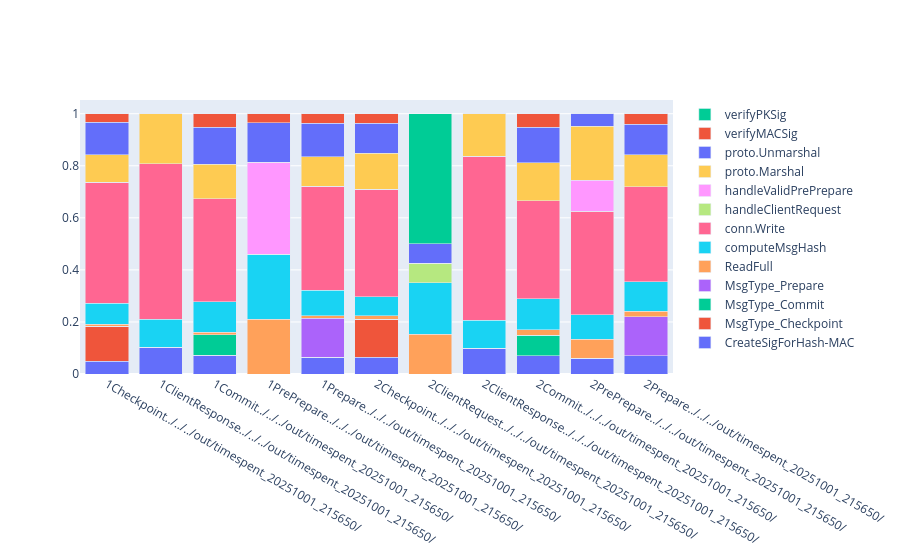
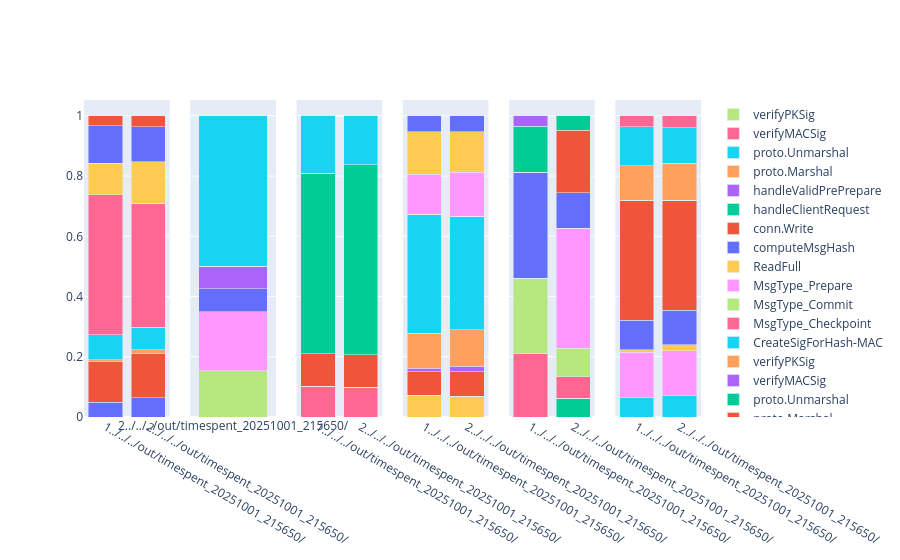

Notebook source saved alongside these figures, in order:
### Code cell
# types = ["Checkpoint",	"ClientResponse"		,"Commit"	,"PrePrepare"	,"Prepare"]

average_by_folder_and_role = df_with_timespent.groupby(["folder","Role","Stage"]).mean(numeric_only=True).reset_index()
total_bytes_sent = average_by_folder_and_role[["folder","Role","Stage"]+types].groupby(["folder","Role","Stage"]).sum().sum(axis=1).reset_index().set_index(["folder","Role","Stage"])
total_bytes_sent[0].index.set_names(['folder', 'Role',"Stage"], inplace=True)

normalized_bytes_per_folder = (
    average_by_folder_and_role.set_index(["folder", "Role","Stage"])[types]
    .div(total_bytes_sent[0], axis=0)
    .reset_index()
)
normalized_bytes_per_folder["Role"]=average_by_folder_and_role["Role"]
fig = go.Figure()

for typ in types:
    fig.add_trace(go.Bar(x=normalized_bytes_per_folder.Role.apply(str)+average_by_folder_and_role.Stage.apply(str)+normalized_bytes_per_folder.folder.apply(str),y=normalized_bytes_per_folder[typ],name=typ))
fig.update_layout(barmode='stack')
fig.show()

from plotly.subplots import make_subplots

fig = make_subplots(rows=1, cols=6, shared_yaxes=True)

j = 1
for i,d in normalized_bytes_per_folder.groupby(["Stage"]):
    for typ in types:
        fig.add_trace(go.Bar(x=d.Role.apply(str)+d.folder.apply(str),y=d[typ],name=typ),1,j)
    j+=1 

fig.update_layout(barmode='stack')
fig.show()

### Figure 1 — Plotly figure (JSON) as saved in the notebook; plotly's stock layout.template omitted (floating-point values rounded to 4 significant figures)
{"data": [{"name": "CreateSigForHash-MAC", "type": "bar", "x": ["1Checkpoint../../../out/timespent_20251001_215650/", "1ClientResponse../../../out/timespent_20251001_215650/", "1Commit../../../out/timespent_20251001_215650/", "1PrePrepare../../../out/timespent_20251001_215650/", "1Prepare../../../out/timespent_20251001_215650/", "2Checkpoint../../../out/timespent_20251001_215650/", "2ClientRequest../../../out/timespent_20251001_215650/", "2ClientResponse../../../out/timespent_20251001_215650/", "2Commit../../../out/timespent_20251001_215650/", "2PrePrepare../../../out/timespent_20251001_215650/", "2Prepare../../../out/timespent_20251001_215650/"], "y": [0.04915, 0.1023, 0.07168, 0.0, 0.06355, 0.06361, 0.0, 0.09906, 0.06974, 0.06148, 0.07036]}, {"name": "MsgType_Checkpoint", "type": "bar", "x": ["1Checkpoint../../../out/timespent_20251001_215650/", "1ClientResponse../../../out/timespent_20251001_215650/", "1Commit../../../out/timespent_20251001_215650/", "1PrePrepare../../../out/timespent_20251001_215650/", "1Prepare../../../out/timespent_20251001_215650/", "2Checkpoint../../../out/timespent_20251001_215650/", "2ClientRequest../../../out/timespent_20251001_215650/", "2ClientResponse../../../out/timespent_20251001_215650/", "2Commit../../../out/timespent_20251001_215650/", "2PrePrepare../../../out/timespent_20251001_215650/", "2Prepare../../../out/timespent_20251001_215650/"], "y": [0.134, 0.0, 0.0, 0.0, 0.0, 0.1468, 0.0, 0.0, 0.0, 0.0, 0.0]}, {"name": "MsgType_Commit", "type": "bar", "x": ["1Checkpoint../../../out/timespent_20251001_215650/", "1ClientResponse../../../out/timespent_20251001_215650/", "1Commit../../../out/timespent_20251001_215650/", "1PrePrepare../../../out/timespent_20251001_215650/", "1Prepare../../../out/timespent_20251001_215650/", "2Checkpoint../../../out/timespent_20251001_215650/", "2ClientRequest../../../out/timespent_20251001_215650/", "2ClientResponse../../../out/timespent_20251001_215650/", "2Commit../../../out/timespent_20251001_215650/", "2PrePrepare../../../out/timespent_20251001_215650/", "2Prepare../../../out/timespent_20251001_215650/"], "y": [0.0, 0.0, 0.07817, 0.0, 0.0, 0.0, 0.0, 0.0, 0.08007, 0.0, 0.0]}, {"name": "MsgType_Prepare", "type": "bar", "x": ["1Checkpoint../../../out/timespent_20251001_215650/", "1ClientResponse../../../out/timespent_20251001_215650/", "1Commit../../../out/timespent_20251001_215650/", "1PrePrepare../../../out/timespent_20251001_215650/", "1Prepare../../../out/timespent_20251001_215650/", "2Checkpoint../../../out/timespent_20251001_215650/", "2ClientRequest../../../out/timespent_20251001_215650/", "2ClientResponse../../../out/timespent_20251001_215650/", "2Commit../../../out/timespent_20251001_215650/", "2PrePrepare../../../out/timespent_20251001_215650/", "2Prepare../../../out/timespent_20251001_215650/"], "y": [0.0, 0.0, 0.0, 0.0, 0.1507, 0.0, 0.0, 0.0, 0.0, 0.0, 0.1492]}, {"name": "ReadFull", "type": "bar", "x": ["1Checkpoint../../../out/timespent_20251001_215650/", "1ClientResponse../../../out/timespent_20251001_215650/", "1Commit../../../out/timespent_20251001_215650/", "1PrePrepare../../../out/timespent_20251001_215650/", "1Prepare../../../out/timespent_20251001_215650/", "2Checkpoint../../../out/timespent_20251001_215650/", "2ClientRequest../../../out/timespent_20251001_215650/", "2ClientResponse../../../out/timespent_20251001_215650/", "2Commit../../../out/timespent_20251001_215650/", "2PrePrepare../../../out/timespent_20251001_215650/", "2Prepare../../../out/timespent_20251001_215650/"], "y": [0.007137, 0.0, 0.01135, 0.2107, 0.009718, 0.01332, 0.1531, 0.0, 0.01939, 0.07154, 0.02121]}, {"name": "computeMsgHash", "type": "bar", "x": ["1Checkpoint../../../out/timespent_20251001_215650/", "1ClientResponse../../../out/timespent_20251001_215650/", "1Commit../../../out/timespent_20251001_215650/", "1PrePrepare../../../out/timespent_20251001_215650/", "1Prepare../../../out/timespent_20251001_215650/", "2Checkpoint../../../out/timespent_20251001_215650/", "2ClientRequest../../../out/timespent_20251001_215650/", "2ClientResponse../../../out/timespent_20251001_215650/", "2Commit../../../out/timespent_20251001_215650/", "2PrePrepare../../../out/timespent_20251001_215650/", "2Prepare../../../out/timespent_20251001_215650/"], "y": [0.08203, 0.108, 0.1162, 0.2499, 0.09771, 0.07354, 0.1966, 0.1084, 0.1204, 0.09533, 0.1133]}, {"name": "conn.Write", "type": "bar", "x": ["1Checkpoint../../../out/timespent_20251001_215650/", "1ClientResponse../../../out/timespent_20251001_215650/", "1Commit../../../out/timespent_20251001_215650/", "1PrePrepare../../../out/timespent_20251001_215650/", "1Prepare../../../out/timespent_20251001_215650/", "2Checkpoint../../../out/timespent_20251001_215650/", "2ClientRequest../../../out/timespent_20251001_215650/", "2ClientResponse../../../out/timespent_20251001_215650/", "2Commit../../../out/timespent_20251001_215650/", "2PrePrepare../../../out/timespent_20251001_215650/", "2Prepare../../../out/timespent_20251001_215650/"], "y": [0.465, 0.5983, 0.396, 0.0, 0.3988, 0.4127, 0.0, 0.63, 0.3767, 0.3979, 0.3661]}, {"name": "handleClientRequest", "type": "bar", "x": ["1Checkpoint../../../out/timespent_20251001_215650/", "1ClientResponse../../../out/timespent_20251001_215650/", "1Commit../../../out/timespent_20251001_215650/", "1PrePrepare../../../out/timespent_20251001_215650/", "1Prepare../../../out/timespent_20251001_215650/", "2Checkpoint../../../out/timespent_20251001_215650/", "2ClientRequest../../../out/timespent_20251001_215650/", "2ClientResponse../../../out/timespent_20251001_215650/", "2Commit../../../out/timespent_20251001_215650/", "2PrePrepare../../../out/timespent_20251001_215650/", "2Prepare../../../out/timespent_20251001_215650/"], "y": [0.0, 0.0, 0.0, 0.0, 0.0, 0.0, 0.07635, 0.0, 0.0, 0.0, 0.0]}, {"name": "handleValidPrePrepare", "type": "bar", "x": ["1Checkpoint../../../out/timespent_20251001_215650/", "1ClientResponse../../../out/timespent_20251001_215650/", "1Commit../../../out/timespent_20251001_215650/", "1PrePrepare../../../out/timespent_20251001_215650/", "1Prepare../../../out/timespent_20251001_215650/", "2Checkpoint../../../out/timespent_20251001_215650/", "2ClientRequest../../../out/timespent_20251001_215650/", "2ClientResponse../../../out/timespent_20251001_215650/", "2Commit../../../out/timespent_20251001_215650/", "2PrePrepare../../../out/timespent_20251001_215650/", "2Prepare../../../out/timespent_20251001_215650/"], "y": [0.0, 0.0, 0.0, 0.3526, 0.0, 0.0, 0.0, 0.0, 0.0, 0.1181, 0.0]}, {"name": "proto.Marshal", "type": "bar", "x": ["1Checkpoint../../../out/timespent_20251001_215650/", "1ClientResponse../../../out/timespent_20251001_215650/", "1Commit../../../out/timespent_20251001_215650/", "1PrePrepare../../../out/timespent_20251001_215650/", "1Prepare../../../out/timespent_20251001_215650/", "2Checkpoint../../../out/timespent_20251001_215650/", "2ClientRequest../../../out/timespent_20251001_215650/", "2ClientResponse../../../out/timespent_20251001_215650/", "2Commit../../../out/timespent_20251001_215650/", "2PrePrepare../../../out/timespent_20251001_215650/", "2Prepare../../../out/timespent_20251001_215650/"], "y": [0.1054, 0.1914, 0.1328, 0.0, 0.1135, 0.1374, 0.0, 0.1626, 0.1456, 0.208, 0.1228]}, {"name": "proto.Unmarshal", "type": "bar", "x": ["1Checkpoint../../../out/timespent_20251001_215650/", "1ClientResponse../../../out/timespent_20251001_215650/", "1Commit../../../out/timespent_20251001_215650/", "1PrePrepare../../../out/timespent_20251001_215650/", "1Prepare../../../out/timespent_20251001_215650/", "2Checkpoint../../../out/timespent_20251001_215650/", "2ClientRequest../../../out/timespent_20251001_215650/", "2ClientResponse../../../out/timespent_20251001_215650/", "2Commit../../../out/timespent_20251001_215650/", "2PrePrepare../../../out/timespent_20251001_215650/", "2Prepare../../../out/timespent_20251001_215650/"], "y": [0.1245, 0.0, 0.141, 0.1527, 0.1291, 0.1164, 0.07448, 0.0, 0.1355, 0.04773, 0.1173]}, {"name": "verifyMACSig", "type": "bar", "x": ["1Checkpoint../../../out/timespent_20251001_215650/", "1ClientResponse../../../out/timespent_20251001_215650/", "1Commit../../../out/timespent_20251001_215650/", "1PrePrepare../../../out/timespent_20251001_215650/", "1Prepare../../../out/timespent_20251001_215650/", "2Checkpoint../../../out/timespent_20251001_215650/", "2ClientRequest../../../out/timespent_20251001_215650/", "2ClientResponse../../../out/timespent_20251001_215650/", "2Commit../../../out/timespent_20251001_215650/", "2PrePrepare../../../out/timespent_20251001_215650/", "2Prepare../../../out/timespent_20251001_215650/"], "y": [0.03274, 0.0, 0.05272, 0.03411, 0.03699, 0.03616, 0.0, 0.0, 0.0525, 0.0, 0.03976]}, {"name": "verifyPKSig", "type": "bar", "x": ["1Checkpoint../../../out/timespent_20251001_215650/", "1ClientResponse../../../out/timespent_20251001_215650/", "1Commit../../../out/timespent_20251001_215650/", "1PrePrepare../../../out/timespent_20251001_215650/", "1Prepare../../../out/timespent_20251001_215650/", "2Checkpoint../../../out/timespent_20251001_215650/", "2ClientRequest../../../out/timespent_20251001_215650/", "2ClientResponse../../../out/timespent_20251001_215650/", "2Commit../../../out/timespent_20251001_215650/", "2PrePrepare../../../out/timespent_20251001_215650/", "2Prepare../../../out/timespent_20251001_215650/"], "y": [0.0, 0.0, 0.0, 0.0, 0.0, 0.0, 0.4995, 0.0, 0.0, 0.0, 0.0]}], "layout": {"barmode": "stack"}}

### Figure 2 — Plotly figure (JSON) as saved in the notebook; plotly's stock layout.template omitted (floating-point values rounded to 4 significant figures)
{"data": [{"name": "CreateSigForHash-MAC", "type": "bar", "x": ["1../../../out/timespent_20251001_215650/", "2../../../out/timespent_20251001_215650/"], "xaxis": "x", "y": [0.04915, 0.06361], "yaxis": "y"}, {"name": "MsgType_Checkpoint", "type": "bar", "x": ["1../../../out/timespent_20251001_215650/", "2../../../out/timespent_20251001_215650/"], "xaxis": "x", "y": [0.134, 0.1468], "yaxis": "y"}, {"name": "MsgType_Commit", "type": "bar", "x": ["1../../../out/timespent_20251001_215650/", "2../../../out/timespent_20251001_215650/"], "xaxis": "x", "y": [0.0, 0.0], "yaxis": "y"}, {"name": "MsgType_Prepare", "type": "bar", "x": ["1../../../out/timespent_20251001_215650/", "2../../../out/timespent_20251001_215650/"], "xaxis": "x", "y": [0.0, 0.0], "yaxis": "y"}, {"name": "ReadFull", "type": "bar", "x": ["1../../../out/timespent_20251001_215650/", "2../../../out/timespent_20251001_215650/"], "xaxis": "x", "y": [0.007137, 0.01332], "yaxis": "y"}, {"name": "computeMsgHash", "type": "bar", "x": ["1../../../out/timespent_20251001_215650/", "2../../../out/timespent_20251001_215650/"], "xaxis": "x", "y": [0.08203, 0.07354], "yaxis": "y"}, {"name": "conn.Write", "type": "bar", "x": ["1../../../out/timespent_20251001_215650/", "2../../../out/timespent_20251001_215650/"], "xaxis": "x", "y": [0.465, 0.4127], "yaxis": "y"}, {"name": "handleClientRequest", "type": "bar", "x": ["1../../../out/timespent_20251001_215650/", "2../../../out/timespent_20251001_215650/"], "xaxis": "x", "y": [0.0, 0.0], "yaxis": "y"}, {"name": "handleValidPrePrepare", "type": "bar", "x": ["1../../../out/timespent_20251001_215650/", "2../../../out/timespent_20251001_215650/"], "xaxis": "x", "y": [0.0, 0.0], "yaxis": "y"}, {"name": "proto.Marshal", "type": "bar", "x": ["1../../../out/timespent_20251001_215650/", "2../../../out/timespent_20251001_215650/"], "xaxis": "x", "y": [0.1054, 0.1374], "yaxis": "y"}, {"name": "proto.Unmarshal", "type": "bar", "x": ["1../../../out/timespent_20251001_215650/", "2../../../out/timespent_20251001_215650/"], "xaxis": "x", "y": [0.1245, 0.1164], "yaxis": "y"}, {"name": "verifyMACSig", "type": "bar", "x": ["1../../../out/timespent_20251001_215650/", "2../../../out/timespent_20251001_215650/"], "xaxis": "x", "y": [0.03274, 0.03616], "yaxis": "y"}, {"name": "verifyPKSig", "type": "bar", "x": ["1../../../out/timespent_20251001_215650/", "2../../../out/timespent_20251001_215650/"], "xaxis": "x", "y": [0.0, 0.0], "yaxis": "y"}, {"name": "CreateSigForHash-MAC", "type": "bar", "x": ["2../../../out/timespent_20251001_215650/"], "xaxis": "x2", "y": [0.0], "yaxis": "y2"}, {"name": "MsgType_Checkpoint", "type": "bar", "x": ["2../../../out/timespent_20251001_215650/"], "xaxis": "x2", "y": [0.0], "yaxis": "y2"}, {"name": "MsgType_Commit", "type": "bar", "x": ["2../../../out/timespent_20251001_215650/"], "xaxis": "x2", "y": [0.0], "yaxis": "y2"}, {"name": "MsgType_Prepare", "type": "bar", "x": ["2../../../out/timespent_20251001_215650/"], "xaxis": "x2", "y": [0.0], "yaxis": "y2"}, {"name": "ReadFull", "type": "bar", "x": ["2../../../out/timespent_20251001_215650/"], "xaxis": "x2", "y": [0.1531], "yaxis": "y2"}, {"name": "computeMsgHash", "type": "bar", "x": ["2../../../out/timespent_20251001_215650/"], "xaxis": "x2", "y": [0.1966], "yaxis": "y2"}, {"name": "conn.Write", "type": "bar", "x": ["2../../../out/timespent_20251001_215650/"], "xaxis": "x2", "y": [0.0], "yaxis": "y2"}, {"name": "handleClientRequest", "type": "bar", "x": ["2../../../out/timespent_20251001_215650/"], "xaxis": "x2", "y": [0.07635], "yaxis": "y2"}, {"name": "handleValidPrePrepare", "type": "bar", "x": ["2../../../out/timespent_20251001_215650/"], "xaxis": "x2", "y": [0.0], "yaxis": "y2"}, {"name": "proto.Marshal", "type": "bar", "x": ["2../../../out/timespent_20251001_215650/"], "xaxis": "x2", "y": [0.0], "yaxis": "y2"}, {"name": "proto.Unmarshal", "type": "bar", "x": ["2../../../out/timespent_20251001_215650/"], "xaxis": "x2", "y": [0.07448], "yaxis": "y2"}, {"name": "verifyMACSig", "type": "bar", "x": ["2../../../out/timespent_20251001_215650/"], "xaxis": "x2", "y": [0.0], "yaxis": "y2"}, {"name": "verifyPKSig", "type": "bar", "x": ["2../../../out/timespent_20251001_215650/"], "xaxis": "x2", "y": [0.4995], "yaxis": "y2"}, {"name": "CreateSigForHash-MAC", "type": "bar", "x": ["1../../../out/timespent_20251001_215650/", "2../../../out/timespent_20251001_215650/"], "xaxis": "x3", "y": [0.1023, 0.09906], "yaxis": "y3"}, {"name": "MsgType_Checkpoint", "type": "bar", "x": ["1../../../out/timespent_20251001_215650/", "2../../../out/timespent_20251001_215650/"], "xaxis": "x3", "y": [0.0, 0.0], "yaxis": "y3"}, {"name": "MsgType_Commit", "type": "bar", "x": ["1../../../out/timespent_20251001_215650/", "2../../../out/timespent_20251001_215650/"], "xaxis": "x3", "y": [0.0, 0.0], "yaxis": "y3"}, {"name": "MsgType_Prepare", "type": "bar", "x": ["1../../../out/timespent_20251001_215650/", "2../../../out/timespent_20251001_215650/"], "xaxis": "x3", "y": [0.0, 0.0], "yaxis": "y3"}, {"name": "ReadFull", "type": "bar", "x": ["1../../../out/timespent_20251001_215650/", "2../../../out/timespent_20251001_215650/"], "xaxis": "x3", "y": [0.0, 0.0], "yaxis": "y3"}, {"name": "computeMsgHash", "type": "bar", "x": ["1../../../out/timespent_20251001_215650/", "2../../../out/timespent_20251001_215650/"], "xaxis": "x3", "y": [0.108, 0.1084], "yaxis": "y3"}, {"name": "conn.Write", "type": "bar", "x": ["1../../../out/timespent_20251001_215650/", "2../../../out/timespent_20251001_215650/"], "xaxis": "x3", "y": [0.5983, 0.63], "yaxis": "y3"}, {"name": "handleClientRequest", "type": "bar", "x": ["1../../../out/timespent_20251001_215650/", "2../../../out/timespent_20251001_215650/"], "xaxis": "x3", "y": [0.0, 0.0], "yaxis": "y3"}, {"name": "handleValidPrePrepare", "type": "bar", "x": ["1../../../out/timespent_20251001_215650/", "2../../../out/timespent_20251001_215650/"], "xaxis": "x3", "y": [0.0, 0.0], "yaxis": "y3"}, {"name": "proto.Marshal", "type": "bar", "x": ["1../../../out/timespent_20251001_215650/", "2../../../out/timespent_20251001_215650/"], "xaxis": "x3", "y": [0.1914, 0.1626], "yaxis": "y3"}, {"name": "proto.Unmarshal", "type": "bar", "x": ["1../../../out/timespent_20251001_215650/", "2../../../out/timespent_20251001_215650/"], "xaxis": "x3", "y": [0.0, 0.0], "yaxis": "y3"}, {"name": "verifyMACSig", "type": "bar", "x": ["1../../../out/timespent_20251001_215650/", "2../../../out/timespent_20251001_215650/"], "xaxis": "x3", "y": [0.0, 0.0], "yaxis": "y3"}, {"name": "verifyPKSig", "type": "bar", "x": ["1../../../out/timespent_20251001_215650/", "2../../../out/timespent_20251001_215650/"], "xaxis": "x3", "y": [0.0, 0.0], "yaxis": "y3"}, {"name": "CreateSigForHash-MAC", "type": "bar", "x": ["1../../../out/timespent_20251001_215650/", "2../../../out/timespent_20251001_215650/"], "xaxis": "x4", "y": [0.07168, 0.06974], "yaxis": "y4"}, {"name": "MsgType_Checkpoint", "type": "bar", "x": ["1../../../out/timespent_20251001_215650/", "2../../../out/timespent_20251001_215650/"], "xaxis": "x4", "y": [0.0, 0.0], "yaxis": "y4"}, {"name": "MsgType_Commit", "type": "bar", "x": ["1../../../out/timespent_20251001_215650/", "2../../../out/timespent_20251001_215650/"], "xaxis": "x4", "y": [0.07817, 0.08007], "yaxis": "y4"}, {"name": "MsgType_Prepare", "type": "bar", "x": ["1../../../out/timespent_20251001_215650/", "2../../../out/timespent_20251001_215650/"], "xaxis": "x4", "y": [0.0, 0.0], "yaxis": "y4"}, {"name": "ReadFull", "type": "bar", "x": ["1../../../out/timespent_20251001_215650/", "2../../../out/timespent_20251001_215650/"], "xaxis": "x4", "y": [0.01135, 0.01939], "yaxis": "y4"}, {"name": "computeMsgHash", "type": "bar", "x": ["1../../../out/timespent_20251001_215650/", "2../../../out/timespent_20251001_215650/"], "xaxis": "x4", "y": [0.1162, 0.1204], "yaxis": "y4"}, {"name": "conn.Write", "type": "bar", "x": ["1../../../out/timespent_20251001_215650/", "2../../../out/timespent_20251001_215650/"], "xaxis": "x4", "y": [0.396, 0.3767], "yaxis": "y4"}, {"name": "handleClientRequest", "type": "bar", "x": ["1../../../out/timespent_20251001_215650/", "2../../../out/timespent_20251001_215650/"], "xaxis": "x4", "y": [0.0, 0.0], "yaxis": "y4"}, {"name": "handleValidPrePrepare", "type": "bar", "x": ["1../../../out/timespent_20251001_215650/", "2../../../out/timespent_20251001_215650/"], "xaxis": "x4", "y": [0.0, 0.0], "yaxis": "y4"}, {"name": "proto.Marshal", "type": "bar", "x": ["1../../../out/timespent_20251001_215650/", "2../../../out/timespent_20251001_215650/"], "xaxis": "x4", "y": [0.1328, 0.1456], "yaxis": "y4"}, {"name": "proto.Unmarshal", "type": "bar", "x": ["1../../../out/timespent_20251001_215650/", "2../../../out/timespent_20251001_215650/"], "xaxis": "x4", "y": [0.141, 0.1355], "yaxis": "y4"}, {"name": "verifyMACSig", "type": "bar", "x": ["1../../../out/timespent_20251001_215650/", "2../../../out/timespent_20251001_215650/"], "xaxis": "x4", "y": [0.05272, 0.0525], "yaxis": "y4"}, {"name": "verifyPKSig", "type": "bar", "x": ["1../../../out/timespent_20251001_215650/", "2../../../out/timespent_20251001_215650/"], "xaxis": "x4", "y": [0.0, 0.0], "yaxis": "y4"}, {"name": "CreateSigForHash-MAC", "type": "bar", "x": ["1../../../out/timespent_20251001_215650/", "2../../../out/timespent_20251001_215650/"], "xaxis": "x5", "y": [0.0, 0.06148], "yaxis": "y5"}, {"name": "MsgType_Checkpoint", "type": "bar", "x": ["1../../../out/timespent_20251001_215650/", "2../../../out/timespent_20251001_215650/"], "xaxis": "x5", "y": [0.0, 0.0], "yaxis": "y5"}, {"name": "MsgType_Commit", "type": "bar", "x": ["1../../../out/timespent_20251001_215650/", "2../../../out/timespent_20251001_215650/"], "xaxis": "x5", "y": [0.0, 0.0], "yaxis": "y5"}, {"name": "MsgType_Prepare", "type": "bar", "x": ["1../../../out/timespent_20251001_215650/", "2../../../out/timespent_20251001_215650/"], "xaxis": "x5", "y": [0.0, 0.0], "yaxis": "y5"}, {"name": "ReadFull", "type": "bar", "x": ["1../../../out/timespent_20251001_215650/", "2../../../out/timespent_20251001_215650/"], "xaxis": "x5", "y": [0.2107, 0.07154], "yaxis": "y5"}, {"name": "computeMsgHash", "type": "bar", "x": ["1../../../out/timespent_20251001_215650/", "2../../../out/timespent_20251001_215650/"], "xaxis": "x5", "y": [0.2499, 0.09533], "yaxis": "y5"}, {"name": "conn.Write", "type": "bar", "x": ["1../../../out/timespent_20251001_215650/", "2../../../out/timespent_20251001_215650/"], "xaxis": "x5", "y": [0.0, 0.3979], "yaxis": "y5"}, {"name": "handleClientRequest", "type": "bar", "x": ["1../../../out/timespent_20251001_215650/", "2../../../out/timespent_20251001_215650/"], "xaxis": "x5", "y": [0.0, 0.0], "yaxis": "y5"}, {"name": "handleValidPrePrepare", "type": "bar", "x": ["1../../../out/timespent_20251001_215650/", "2../../../out/timespent_20251001_215650/"], "xaxis": "x5", "y": [0.3526, 0.1181], "yaxis": "y5"}, {"name": "proto.Marshal", "type": "bar", "x": ["1../../../out/timespent_20251001_215650/", "2../../../out/timespent_20251001_215650/"], "xaxis": "x5", "y": [0.0, 0.208], "yaxis": "y5"}, {"name": "proto.Unmarshal", "type": "bar", "x": ["1../../../out/timespent_20251001_215650/", "2../../../out/timespent_20251001_215650/"], "xaxis": "x5", "y": [0.1527, 0.04773], "yaxis": "y5"}, {"name": "verifyMACSig", "type": "bar", "x": ["1../../../out/timespent_20251001_215650/", "2../../../out/timespent_20251001_215650/"], "xaxis": "x5", "y": [0.03411, 0.0], "yaxis": "y5"}, {"name": "verifyPKSig", "type": "bar", "x": ["1../../../out/timespent_20251001_215650/", "2../../../out/timespent_20251001_215650/"], "xaxis": "x5", "y": [0.0, 0.0], "yaxis": "y5"}, {"name": "CreateSigForHash-MAC", "type": "bar", "x": ["1../../../out/timespent_20251001_215650/", "2../../../out/timespent_20251001_215650/"], "xaxis": "x6", "y": [0.06355, 0.07036], "yaxis": "y6"}, {"name": "MsgType_Checkpoint", "type": "bar", "x": ["1../../../out/timespent_20251001_215650/", "2../../../out/timespent_20251001_215650/"], "xaxis": "x6", "y": [0.0, 0.0], "yaxis": "y6"}, {"name": "MsgType_Commit", "type": "bar", "x": ["1../../../out/timespent_20251001_215650/", "2../../../out/timespent_20251001_215650/"], "xaxis": "x6", "y": [0.0, 0.0], "yaxis": "y6"}, {"name": "MsgType_Prepare", "type": "bar", "x": ["1../../../out/timespent_20251001_215650/", "2../../../out/timespent_20251001_215650/"], "xaxis": "x6", "y": [0.1507, 0.1492], "yaxis": "y6"}, {"name": "ReadFull", "type": "bar", "x": ["1../../../out/timespent_20251001_215650/", "2../../../out/timespent_20251001_215650/"], "xaxis": "x6", "y": [0.009718, 0.02121], "yaxis": "y6"}, {"name": "computeMsgHash", "type": "bar", "x": ["1../../../out/timespent_20251001_215650/", "2../../../out/timespent_20251001_215650/"], "xaxis": "x6", "y": [0.09771, 0.1133], "yaxis": "y6"}, {"name": "conn.Write", "type": "bar", "x": ["1../../../out/timespent_20251001_215650/", "2../../../out/timespent_20251001_215650/"], "xaxis": "x6", "y": [0.3988, 0.3661], "yaxis": "y6"}, {"name": "handleClientRequest", "type": "bar", "x": ["1../../../out/timespent_20251001_215650/", "2../../../out/timespent_20251001_215650/"], "xaxis": "x6", "y": [0.0, 0.0], "yaxis": "y6"}, {"name": "handleValidPrePrepare", "type": "bar", "x": ["1../../../out/timespent_20251001_215650/", "2../../../out/timespent_20251001_215650/"], "xaxis": "x6", "y": [0.0, 0.0], "yaxis": "y6"}, {"name": "proto.Marshal", "type": "bar", "x": ["1../../../out/timespent_20251001_215650/", "2../../../out/timespent_20251001_215650/"], "xaxis": "x6", "y": [0.1135, 0.1228], "yaxis": "y6"}, {"name": "proto.Unmarshal", "type": "bar", "x": ["1../../../out/timespent_20251001_215650/", "2../../../out/timespent_20251001_215650/"], "xaxis": "x6", "y": [0.1291, 0.1173], "yaxis": "y6"}, {"name": "verifyMACSig", "type": "bar", "x": ["1../../../out/timespent_20251001_215650/", "2../../../out/timespent_20251001_215650/"], "xaxis": "x6", "y": [0.03699, 0.03976], "yaxis": "y6"}, {"name": "verifyPKSig", "type": "bar", "x": ["1../../../out/timespent_20251001_215650/", "2../../../out/timespent_20251001_215650/"], "xaxis": "x6", "y": [0.0, 0.0], "yaxis": "y6"}], "layout": {"barmode": "stack", "xaxis": {"anchor": "y", "domain": [0, 0.1389]}, "xaxis2": {"anchor": "y2", "domain": [0.1722, 0.3111]}, "xaxis3": {"anchor": "y3", "domain": [0.3444, 0.4833]}, "xaxis4": {"anchor": "y4", "domain": [0.5167, 0.6556]}, "xaxis5": {"anchor": "y5", "domain": [0.6889, 0.8278]}, "xaxis6": {"anchor": "y6", "domain": [0.8611, 1]}, "yaxis": {"anchor": "x", "domain": [0, 1]}, "yaxis2": {"anchor": "x2", "domain": [0, 1], "matches": "y", "showticklabels": false}, "yaxis3": {"anchor": "x3", "domain": [0, 1], "matches": "y", "showticklabels": false}, "yaxis4": {"anchor": "x4", "domain": [0, 1], "matches": "y", "showticklabels": false}, "yaxis5": {"anchor": "x5", "domain": [0, 1], "matches": "y", "showticklabels": false}, "yaxis6": {"anchor": "x6", "domain": [0, 1], "matches": "y", "showticklabels": false}}}
